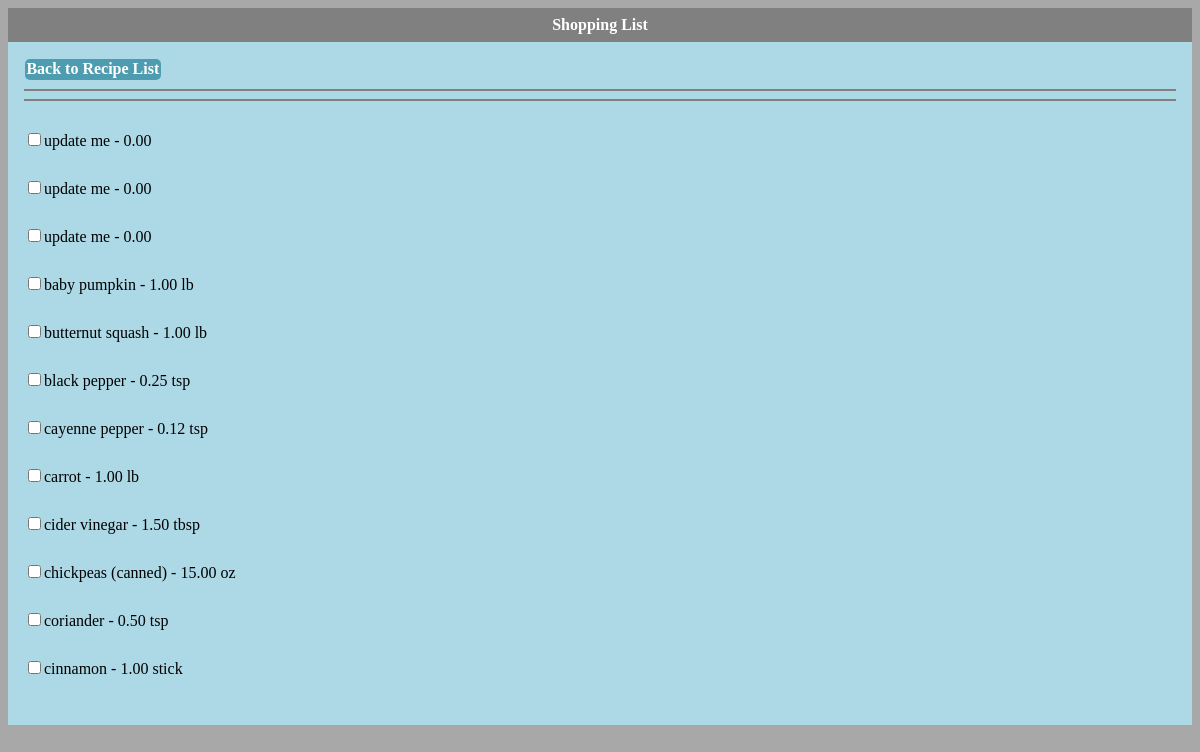
The page /menu/shoppinglist/1 on the database as committed earlier.
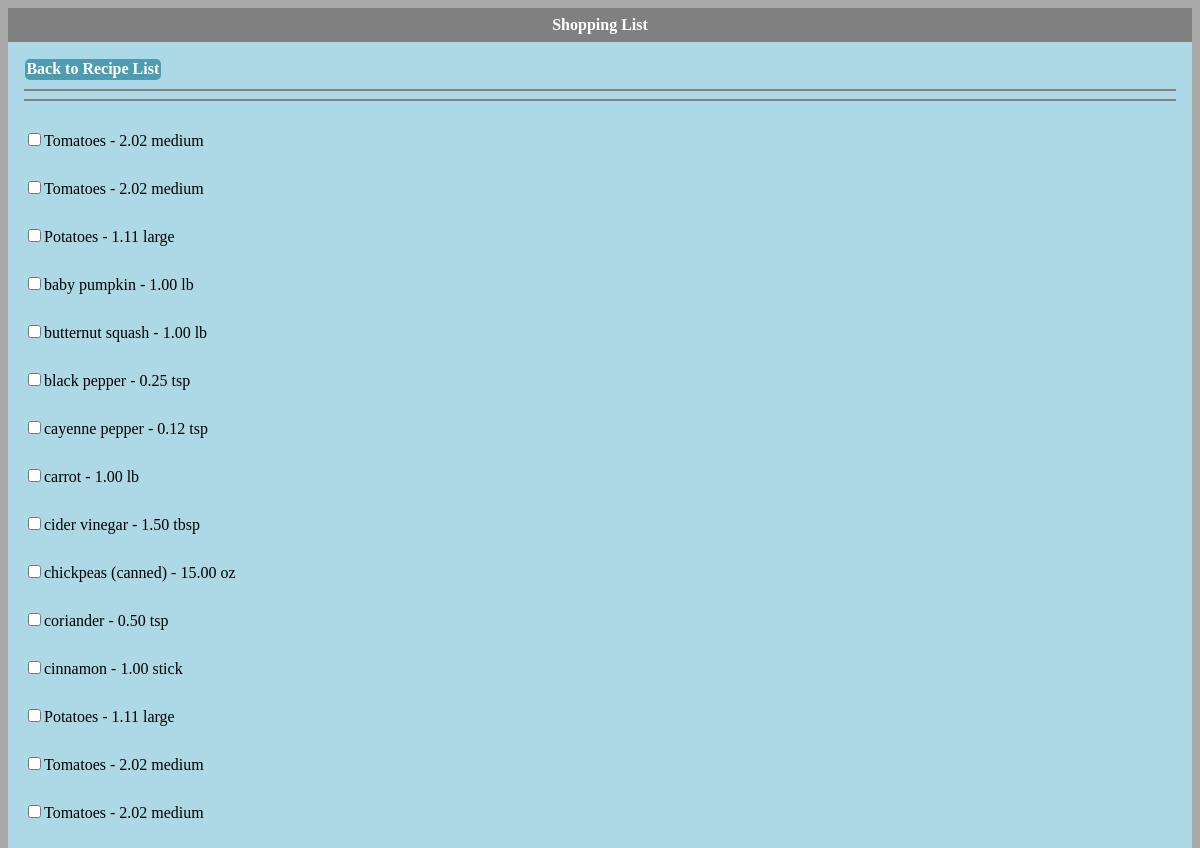
The same page on the database as committed later.
### menu/models.py (models this page shows, shortened)
class ShoppingList(models.Model):
    id = models.AutoField(primary_key=True)
    ingredient = models.ForeignKey(Ingredient)
    status = models.IntegerField(default=0, null=True)

class Ingredient(models.Model):
    id = models.AutoField(primary_key=True)
    name = models.CharField(max_length=200)
    comment = models.CharField(max_length=200, null=True, blank=True)
    recipe = models.ForeignKey(Recipe)
    amount = models.DecimalField(max_digits=5, decimal_places=2, default=0.0)
    unit = models.CharField(max_length=200, default=None, null=True)

### menu/views.py (the view)
# urls.py: url(r'^shoppinglist/(?P<pk>[0-9]+)$', views.ShoppingListView.as_view(), name='shoppinglist'),
class ShoppingListView(generic.ListView):
    model = ShoppingList
    template_name = 'menu/shoppinglist.html'
    def get_queryset(self):
        return ShoppingList.objects.all()

### menu/templates/menu/shoppinglist.html (shortened to what this page needs)
{% load staticfiles %}
<link rel="stylesheet" type="text/css" media="only screen" href="{% static 'menu/style.css' %}" />
<div id="title">
    Shopping List
</div>
<div id="content">
    <a class="buttonnav" href="{% url 'menu:index' %}">Back to Recipe List</a>
    <hr noshade><hr noshade>
    <ul>
    {% for sl in shoppinglist_list %}
        <li><input type="checkbox" name={{sl.id}} value={{sl.id}}>{{sl.ingredient.name}} - {{sl.ingredient.amount}} {{sl.ingredient.unit}}
    {% endfor %}
    </ul>
</div>

### menu/static/menu/style.css (style rules this page uses)
* { font-family: Palatino,"Palatino Linotype","Palatino LT STD","Book Antiqua",Georgia,serif; }
input { font-size: 1.2em; color: #5a5854; background-color: #f2f2f2; border: 1px solid #bdbdbd; border-radius: 5px; padding: 5px 10px 5px 10px; display: inline-block; }
ul { list-style:none; padding-left:0; }
li { line-height: 3em; }
.buttonnav { display: inline-block; background: #4E9CAF; padding: .1em; text-align: center; border-radius: 5px; color: white; font-weight: bold; margin: .05em; text-decoration: none; }
#title { background:grey; text-align:center; font-weight:bold; padding: 0.5em; color: white; }
#content { display: block; background:lightblue; padding: 1em; white-space: wrap; }

Rows that differ between the two databases and show on the page:
changed through a linked row, ShoppingList (number 1 of 15 on the later page): ingredient.name "update me" → "Tomatoes"; ingredient.amount "0.00" → "2.02"; ingredient.unit (not shown) → "medium"
changed through a linked row, ShoppingList (number 2 of 15 on the later page): ingredient.name "update me" → "Tomatoes"; ingredient.amount "0.00" → "2.02"; ingredient.unit (not shown) → "medium"
changed through a linked row, ShoppingList (number 3 of 15 on the later page): ingredient.name "update me" → "Potatoes"; ingredient.amount "0.00" → "1.11"; ingredient.unit (not shown) → "large"
added ShoppingList: ingredient.name "Potatoes", ingredient.amount "1.11", ingredient.unit "large"
added ShoppingList: ingredient.name "Tomatoes", ingredient.amount "2.02", ingredient.unit "medium"
added ShoppingList: ingredient.name "Tomatoes", ingredient.amount "2.02", ingredient.unit "medium"
